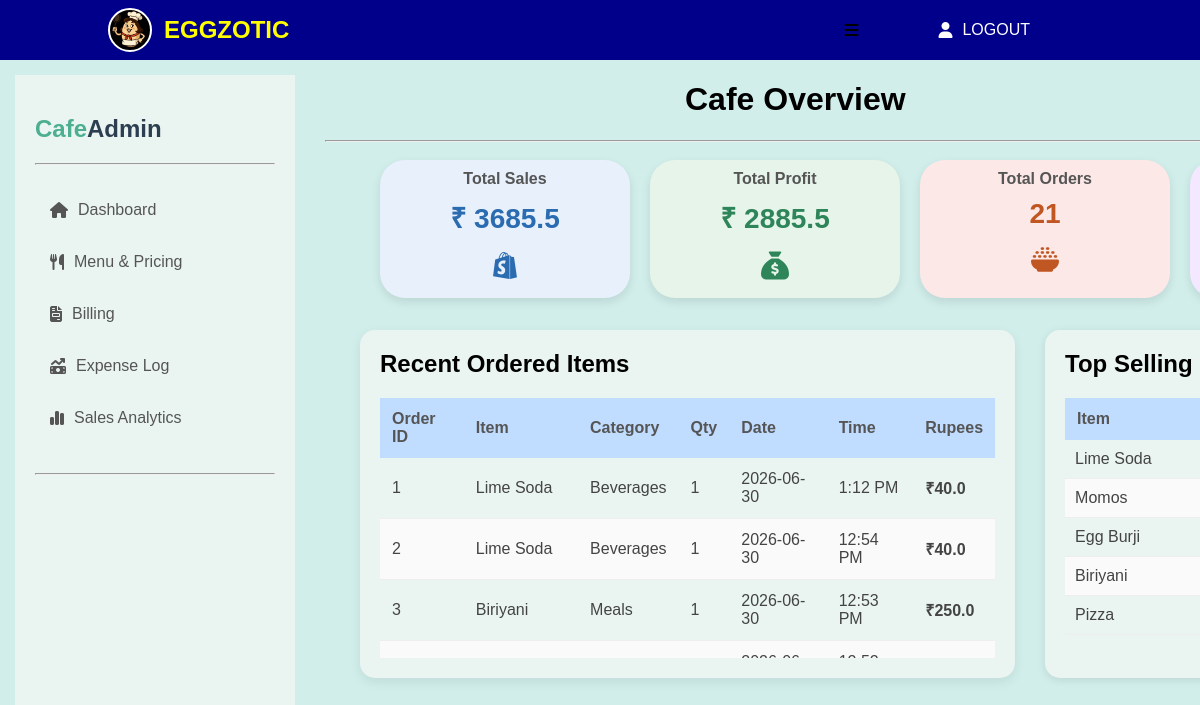
Before: /dashboard (signed in) with the older database file.
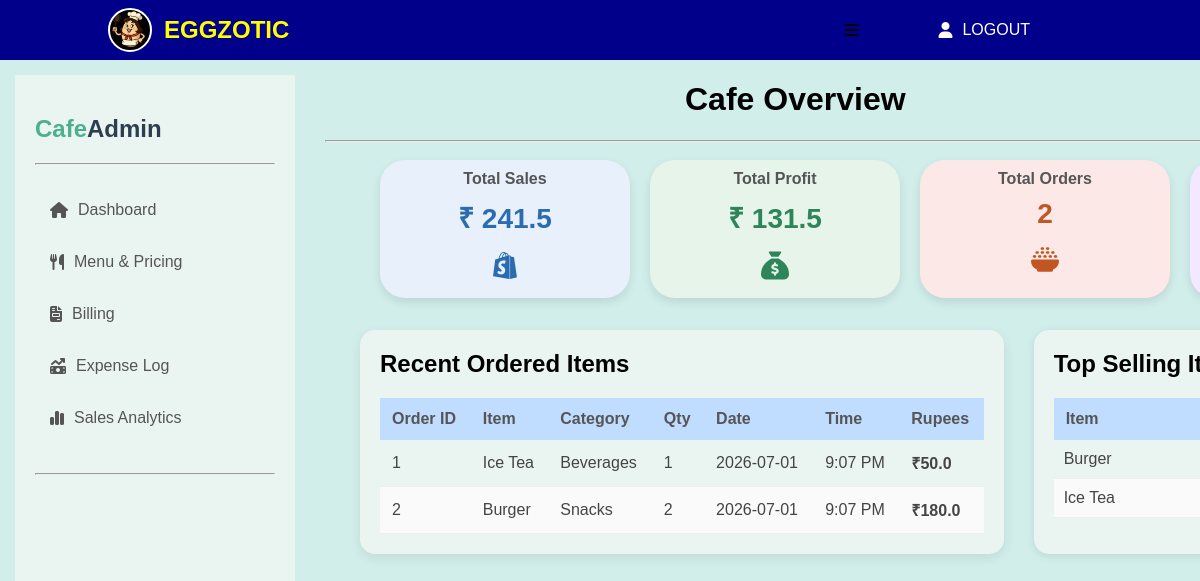
After: the same page with the newer database file.
### tables this page shows
CREATE TABLE order_items (
        id INTEGER PRIMARY KEY AUTOINCREMENT,
        order_id INTEGER,
        item_name TEXT,
        category TEXT,
        quantity INTEGER,
        price REAL,
        total REAL,
        FOREIGN KEY(order_id) REFERENCES menu_order(id)
    );

CREATE TABLE menu_order (
        id INTEGER PRIMARY KEY AUTOINCREMENT,
        subtotal REAL,
        tax REAL,
        grand_total REAL,
        created_at TEXT
    );

### dashboard.py (the view)
@dashboard_bp.route('/dashboard')
def dashboard():
    if 'login' not in session:
        return redirect(url_for('login.login'))
    recent_orders = get_recent_orders()
    top_items = get_top_selling_items()
    sales = get_total_sales()
    orders_count = get_total_orders()
    profit = get_profit()
    expense = get_total_expense()
    return render_template("dashboard.html", recent_orders=recent_orders, top_items=top_items, sales=sales,
                           orders_count=orders_count, profit=profit, expense=expense)

### database.py (called while the page is built)
def get_connection():
    conn = sqlite3.connect("database.db")
    conn.row_factory = sqlite3.Row
    return conn

def get_recent_orders():
    conn = get_connection()
    cursor = conn.cursor()
    cursor.execute("""SELECT

        order_items.id,
        order_items.item_name,
        order_items.category,
        order_items.quantity,
        order_items.price,
        menu_order.created_at

    FROM order_items JOIN menu_order ON order_items.order_id = menu_order.id ORDER BY menu_order.id DESC """)
    recent_orders = cursor.fetchall()
    conn.close()
    return recent_orders

def get_total_sales():
    conn = get_connection()
    cursor = conn.cursor()
    cursor.execute(""" SELECT SUM(grand_total) FROM menu_order """)
    result = cursor.fetchone()
    conn.close()
    if result[0] is None:
        return 0
    return round(result[0],2)

def get_total_expense():
    conn = get_connection()
    cursor = conn.cursor()
    cursor.execute(""" SELECT SUM(amount) FROM expenses """)
    total = cursor.fetchone()[0]
    conn.close()
    if total is None:
        return 0
    return round(total, 2)

def get_profit():
    return round(get_total_sales() - get_total_expense(), 2)

### templates/dashboard.html (shortened to what this page needs)
{% extends "base.html" %}
{% block content %}
<div class="overview">
    <h1 style="margin-left: 30%;">Cafe Overview</h1>
    <hr>
</div>
<div class="cards-container">
    <div class="card sales">
        <h4>Total Sales</h4>
        <h2>₹ {{ sales }}</h2>
        <div class="icon">
            <i class="fa-brands fa-shopify"></i>
        </div>
    </div>
    <div class="card profit">
        <h4>Total Profit</h4>
        <h2>₹ {{ profit }}</h2>
        <div class="icon">
            <i class="fa-solid fa-sack-dollar"></i>
        </div>
    </div>
    <div class="card orders">
        <h4>Total Orders</h4>
        <h2>{{ orders_count }}</h2>
        <div class="icon">
            <i class="fa-solid fa-bowl-rice"></i>
        </div>
    </div>
    <div class="card customers">
        <h4>Total Expenses</h4>
        <h2>{{ expense }}</h2>
        <div class="icon">
        </div>
    </div>
</div>
<div class="sub-container">
    <div class="container1">
        <h2>Recent Ordered Items</h2>
    <div class="containerScroll">
    <table>
        <thead>
            <tr>
                <th>Order ID</th>
                <th>Item</th>
                <th>Category</th>
                <th>Qty</th>
                <th>Date</th>
                <th>Time</th>
                <th>Rupees</th>
            </tr>
        </thead>
        <tbody>
            {% for order in recent_orders %}
                <tr>
                    <td>{{ loop.index }}</td>
                    <td>{{ order[1] }}</td>
                    <td>{{ order[2] }}</td>
                    <td>{{ order[3] }}</td>
                    <td>{{ order[5].split(' ')[0] }}</td>
                    <td>
                        {{ order[5][11:13]|int % 12 if order[5][11:13]|int % 12 != 0 else 12 }}:{{ order[5][14:16] }}
                        {{ 'PM' if order[5][11:13]|int >= 12 else 'AM' }}
                    </td>
                    <td>₹{{ order[4] * order[3] }}</td>
                </tr>
                {% endfor %}
        </tbody>
    </table>
    </div>
    </div>
    <div class="container2">
         <h2>Top Selling Items</h2>
    <div class="containerScroll">
    <table class="top-selling">
        <thead>
            <tr>
                <th>Item</th>
                <th>Quantity</th>
            </tr>
        </thead>
        <tbody>
            {% for item in top_items %}
            <tr>
                <td>{{ item[0] }}</td>
                <td>{{ item[1] }}</td>
            </tr>
            {% endfor %}
        </tbody>
    </table>
    </div>
    </div>
</div>
{% endblock %}

Changed rows visible on the page:
removed order_items: item_name "Lime Soda", category "Beverages", quantity "1", created_at "2026-06-30", created_at "1", created_at "12", order[4]*order[3] "40.0"
removed order_items: item_name "Lime Soda", category "Beverages", quantity "1", created_at "2026-06-30", created_at "12", created_at "54", order[4]*order[3] "40.0"
removed order_items: item_name "Biriyani", category "Meals", quantity "1", created_at "2026-06-30", created_at "12", created_at "53", order[4]*order[3] "250.0"
removed menu_order: created_at "PM"
now on this page (row edited): order_items: item_name "Ice Tea", category "Beverages", quantity "1", created_at "2026-07-01", created_at "9", created_at "07", order[4]*order[3] "50.0"
now on this page (row unchanged): order_items: item_name "Burger", category "Snacks", quantity "2", created_at "2026-07-01", created_at "9", created_at "07", order[4]*order[3] "180.0"
Other visible differences:
{{ sales }}: "3685.5" → "241.5"
{{ profit }}: "2885.5" → "131.5"
{{ orders_count }}: "21" → "2"
new list line: "Burger"
new list line: "Ice Tea"
list line gone: "Lime Soda"
list line gone: "Momos"
list line gone: "Egg Burji"
list line gone: "Biriyani"
list line gone: "Pizza"
